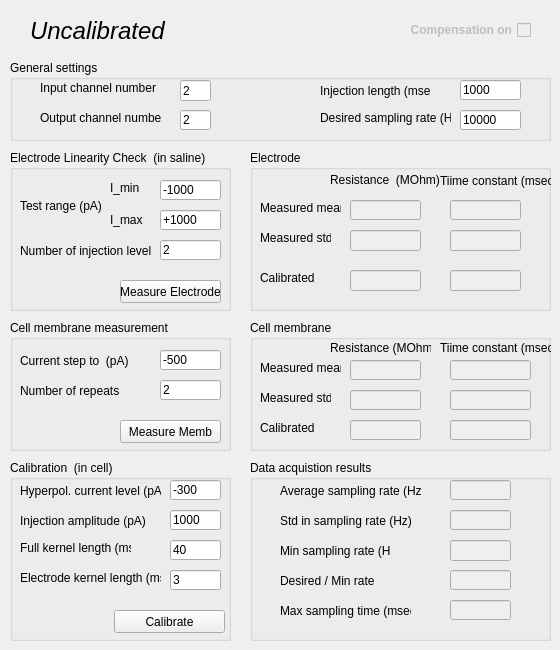
   <widget class="QWidget" name="electrode3">
    <attribute name="title">
     <string>Electrode 3</string>
    </attribute>
    <widget class="QGroupBox" name="gbLinCheck_5">
     <property name="enabled">
      <bool>true</bool>
     </property>
     <property name="geometry">
      <rect>
       <x>10</x>
       <y>320</y>
       <width>221</width>
       <height>131</height>
      </rect>
     </property>
     <property name="title">
      <string>Cell membrane measurement</string>
     </property>
     <widget class="QLineEdit" name="leMembIStep_3">
      <property name="geometry">
       <rect>
        <x>150</x>
        <y>30</y>
        <width>61</width>
        <height>20</height>
       </rect>
      </property>
      <property name="text">
       <string>-500</string>
      </property>
     </widget>
     <widget class="QLabel" name="label_56">
      <property name="geometry">
       <rect>
        <x>10</x>
        <y>60</y>
        <width>121</width>
        <height>21</height>
       </rect>
      </property>
      <property name="text">
       <string>Number of repeats</string>
      </property>
     </widget>
     <widget class="QLabel" name="label_57">
      <property name="geometry">
       <rect>
        <x>10</x>
        <y>30</y>
        <width>111</width>
        <height>21</height>
       </rect>
      </property>
      <property name="text">
       <string>Current step to  (pA)</string>
      </property>
     </widget>
     <widget class="QLineEdit" name="leMembRepNum_3">
      <property name="geometry">
       <rect>
        <x>150</x>
        <y>60</y>
        <width>61</width>
        <height>20</height>
       </rect>
      </property>
      <property name="text">
       <string>2</string>
      </property>
     </widget>
     <widget class="QPushButton" name="membMeasButton_3">
      <property name="geometry">
       <rect>
        <x>110</x>
        <y>100</y>
        <width>101</width>
        <height>23</height>
       </rect>
      </property>
      <property name="text">
       <string>Measure Memb</string>
      </property>
     </widget>
    </widget>
    <widget class="QGroupBox" name="gbLinCheck_6">
     <property name="enabled">
      <bool>true</bool>
     </property>
     <property name="geometry">
      <rect>
       <x>10</x>
       <y>150</y>
       <width>221</width>
       <height>161</height>
      </rect>
     </property>
     <property name="title">
      <string>Electrode Linearity Check  (in saline)</string>
     </property>
     <widget class="QLineEdit" name="leElecMinCurrent_3">
      <property name="geometry">
       <rect>
        <x>150</x>
        <y>30</y>
        <width>61</width>
        <height>20</height>
       </rect>
      </property>
      <property name="text">
       <string>-1000</string>
      </property>
     </widget>
     <widget class="QLineEdit" name="leElecMaxCurrent_3">
      <property name="geometry">
       <rect>
        <x>150</x>
        <y>60</y>
        <width>61</width>
        <height>20</height>
       </rect>
      </property>
      <property name="text">
       <string>+1000</string>
      </property>
     </widget>
     <widget class="QLabel" name="label_58">
      <property name="geometry">
       <rect>
        <x>100</x>
        <y>30</y>
        <width>71</width>
        <height>16</height>
       </rect>
      </property>
      <property name="text">
       <string>I_min</string>
      </property>
     </widget>
     <widget class="QLabel" name="label_59">
      <property name="geometry">
       <rect>
        <x>100</x>
        <y>60</y>
        <width>71</width>
        <height>20</height>
       </rect>
      </property>
      <property name="text">
       <string>I_max</string>
      </property>
     </widget>
     <widget class="QLabel" name="label_60">
      <property name="geometry">
       <rect>
        <x>10</x>
        <y>90</y>
        <width>131</width>
        <height>21</height>
       </rect>
      </property>
      <property name="text">
       <string>Number of injection levels</string>
      </property>
     </widget>
     <widget class="QLabel" name="label_61">
      <property name="geometry">
       <rect>
        <x>10</x>
        <y>40</y>
        <width>81</width>
        <height>31</height>
       </rect>
      </property>
      <property name="text">
       <string>Test range (pA)</string>
      </property>
     </widget>
     <widget class="QLineEdit" name="leElecLevelNum_3">
      <property name="geometry">
       <rect>
        <x>150</x>
        <y>90</y>
        <width>61</width>
        <height>20</height>
       </rect>
      </property>
      <property name="text">
       <string>2</string>
      </property>
     </widget>
     <widget class="QPushButton" name="elecMeasButton_3">
      <property name="geometry">
       <rect>
        <x>110</x>
        <y>130</y>
        <width>101</width>
        <height>23</height>
       </rect>
      </property>
      <property name="text">
       <string>Measure Electrode</string>
      </property>
     </widget>
    </widget>
    <widget class="QLabel" name="lInfo_3">
     <property name="geometry">
      <rect>
       <x>30</x>
       <y>10</y>
       <width>371</width>
       <height>41</height>
      </rect>
     </property>
     <property name="font">
      <font>
       <pointsize>18</pointsize>
       <italic>true</italic>
      </font>
     </property>
     <property name="text">
      <string>Uncalibrated</string>
     </property>
    </widget>
    <widget class="QGroupBox" name="groupBox_7">
     <property name="geometry">
      <rect>
       <x>250</x>
       <y>460</y>
       <width>301</width>
       <height>181</height>
      </rect>
     </property>
     <property name="title">
      <string>Data acquistion results</string>
     </property>
     <widget class="QLabel" name="label_62">
      <property name="geometry">
       <rect>
        <x>30</x>
        <y>20</y>
        <width>141</width>
        <height>21</height>
       </rect>
      </property>
      <property name="text">
       <string>Average sampling rate (Hz)</string>
      </property>
     </widget>
     <widget class="QLabel" name="label_63">
      <property name="geometry">
       <rect>
        <x>30</x>
        <y>80</y>
        <width>111</width>
        <height>21</height>
       </rect>
      </property>
      <property name="text">
       <string>Min sampling rate (Hz)</string>
      </property>
     </widget>
     <widget class="QLineEdit" name="leAverSamplRate_3">
      <property name="enabled">
       <bool>false</bool>
      </property>
      <property name="geometry">
       <rect>
        <x>200</x>
        <y>20</y>
        <width>61</width>
        <height>20</height>
       </rect>
      </property>
     </widget>
     <widget class="QLineEdit" name="leMinSRate_3">
      <property name="enabled">
       <bool>false</bool>
      </property>
      <property name="geometry">
       <rect>
        <x>200</x>
        <y>80</y>
        <width>61</width>
        <height>21</height>
       </rect>
      </property>
     </widget>
     <widget class="QLabel" name="label_64">
      <property name="geometry">
       <rect>
        <x>30</x>
        <y>50</y>
        <width>131</width>
        <height>21</height>
       </rect>
      </property>
      <property name="text">
       <string>Std in sampling rate (Hz)</string>
      </property>
     </widget>
     <widget class="QLineEdit" name="leSTDSamplingRate_3">
      <property name="enabled">
       <bool>false</bool>
      </property>
      <property name="geometry">
       <rect>
        <x>200</x>
        <y>50</y>
        <width>61</width>
        <height>20</height>
       </rect>
      </property>
     </widget>
     <widget class="QLineEdit" name="leDesPerMinRate_3">
      <property name="enabled">
       <bool>false</bool>
      </property>
      <property name="geometry">
       <rect>
        <x>200</x>
        <y>110</y>
        <width>61</width>
        <height>20</height>
       </rect>
      </property>
     </widget>
     <widget class="QLabel" name="label_65">
      <property name="geometry">
       <rect>
        <x>30</x>
        <y>110</y>
        <width>111</width>
        <height>21</height>
       </rect>
      </property>
      <property name="text">
       <string>Desired / Min rate </string>
      </property>
     </widget>
     <widget class="QLabel" name="label_66">
      <property name="geometry">
       <rect>
        <x>30</x>
        <y>140</y>
        <width>131</width>
        <height>21</height>
       </rect>
      </property>
      <property name="text">
       <string>Max sampling time (msec)</string>
      </property>
     </widget>
     <widget class="QLineEdit" name="leMaxSTime_3">
      <property name="enabled">
       <bool>false</bool>
      </property>
      <property name="geometry">
       <rect>
        <x>200</x>
        <y>140</y>
        <width>61</width>
        <height>20</height>
       </rect>
      </property>
     </widget>
    </widget>
    <widget class="QGroupBox" name="groupBox_9">
     <property name="geometry">
      <rect>
       <x>250</x>
       <y>150</y>
       <width>301</width>
       <height>161</height>
      </rect>
     </property>
     <property name="title">
      <string>Electrode</string>
     </property>
     <widget class="QLabel" name="label_74">
      <property name="geometry">
       <rect>
        <x>190</x>
        <y>20</y>
        <width>111</width>
        <height>21</height>
       </rect>
      </property>
      <property name="text">
       <string>Tiime constant (msec)</string>
      </property>
     </widget>
     <widget class="QLabel" name="label_75">
      <property name="geometry">
       <rect>
        <x>10</x>
        <y>50</y>
        <width>81</width>
        <height>16</height>
       </rect>
      </property>
      <property name="text">
       <string>Measured mean</string>
      </property>
     </widget>
     <widget class="QLineEdit" name="leElecMeasRes_3">
      <property name="enabled">
       <bool>false</bool>
      </property>
      <property name="geometry">
       <rect>
        <x>100</x>
        <y>50</y>
        <width>71</width>
        <height>20</height>
       </rect>
      </property>
     </widget>
     <widget class="QLineEdit" name="leElecCalibRes_3">
      <property name="enabled">
       <bool>false</bool>
      </property>
      <property name="geometry">
       <rect>
        <x>100</x>
        <y>120</y>
        <width>71</width>
        <height>21</height>
       </rect>
      </property>
     </widget>
     <widget class="QLabel" name="label_76">
      <property name="geometry">
       <rect>
        <x>80</x>
        <y>20</y>
        <width>111</width>
        <height>20</height>
       </rect>
      </property>
      <property name="text">
       <string>Resistance  (MOhm)</string>
      </property>
     </widget>
     <widget class="QLabel" name="label_77">
      <property name="geometry">
       <rect>
        <x>10</x>
        <y>120</y>
        <width>61</width>
        <height>16</height>
       </rect>
      </property>
      <property name="text">
       <string>Calibrated</string>
      </property>
     </widget>
     <widget class="QLineEdit" name="leElecMeasTime_3">
      <property name="enabled">
       <bool>false</bool>
      </property>
      <property name="geometry">
       <rect>
        <x>200</x>
        <y>50</y>
        <width>71</width>
        <height>20</height>
       </rect>
      </property>
     </widget>
     <widget class="QLineEdit" name="leElecResStd_3">
      <property name="enabled">
       <bool>false</bool>
      </property>
      <property name="geometry">
       <rect>
        <x>100</x>
        <y>80</y>
        <width>71</width>
        <height>21</height>
       </rect>
      </property>
     </widget>
     <widget class="QLabel" name="label_78">
      <property name="geometry">
       <rect>
        <x>10</x>
        <y>80</y>
        <width>71</width>
        <height>16</height>
       </rect>
      </property>
      <property name="text">
       <string>Measured std</string>
      </property>
     </widget>
     <widget class="QLineEdit" name="leElecTimeStd_3">
      <property name="enabled">
       <bool>false</bool>
      </property>
      <property name="geometry">
       <rect>
        <x>200</x>
        <y>80</y>
        <width>71</width>
        <height>21</height>
       </rect>
      </property>
     </widget>
    </widget>
    <widget class="QGroupBox" name="gbGeneral_3">
     <property name="geometry">
      <rect>
       <x>10</x>
       <y>60</y>
       <width>541</width>
       <height>81</height>
      </rect>
     </property>
     <property name="title">
      <string>General settings</string>
     </property>
     <widget class="QLineEdit" name="leGenOutChannelNum_3">
      <property name="geometry">
       <rect>
        <x>170</x>
        <y>50</y>
        <width>31</width>
        <height>20</height>
       </rect>
      </property>
      <property name="layoutDirection">
       <enum>Qt::RightToLeft</enum>
      </property>
      <property name="text">
       <string>2</string>
      </property>
     </widget>
     <widget class="QLabel" name="label_79">
      <property name="geometry">
       <rect>
        <x>30</x>
        <y>20</y>
        <width>121</width>
        <height>16</height>
       </rect>
      </property>
      <property name="text">
       <string>Input channel number</string>
      </property>
     </widget>
     <widget class="QLineEdit" name="leGenInjLen_3">
      <property name="geometry">
       <rect>
        <x>450</x>
        <y>20</y>
        <width>61</width>
        <height>20</height>
       </rect>
      </property>
      <property name="text">
       <string>1000</string>
      </property>
     </widget>
     <widget class="QLineEdit" name="leGenSamplingRate_3">
      <property name="geometry">
       <rect>
        <x>450</x>
        <y>50</y>
        <width>61</width>
        <height>20</height>
       </rect>
      </property>
      <property name="text">
       <string>10000</string>
      </property>
     </widget>
     <widget class="QLabel" name="label_80">
      <property name="geometry">
       <rect>
        <x>30</x>
        <y>50</y>
        <width>121</width>
        <height>16</height>
       </rect>
      </property>
      <property name="text">
       <string>Output channel number</string>
      </property>
     </widget>
     <widget class="QLabel" name="label_81">
      <property name="geometry">
       <rect>
        <x>310</x>
        <y>20</y>
        <width>111</width>
        <height>21</height>
       </rect>
      </property>
      <property name="text">
       <string>Injection length (msec)</string>
      </property>
     </widget>
     <widget class="QLabel" name="label_82">
      <property name="geometry">
       <rect>
        <x>310</x>
        <y>50</y>
        <width>131</width>
        <height>16</height>
       </rect>
      </property>
      <property name="text">
       <string>Desired sampling rate (Hz)</string>
      </property>
     </widget>
     <widget class="QLineEdit" name="leGenInChannelNum_3">
      <property name="geometry">
       <rect>
        <x>170</x>
        <y>20</y>
        <width>31</width>
        <height>21</height>
       </rect>
      </property>
      <property name="layoutDirection">
       <enum>Qt::RightToLeft</enum>
      </property>
      <property name="text">
       <string>2</string>
      </property>
     </widget>
    </widget>
    <widget class="QCheckBox" name="cbCompOn_3">
     <property name="enabled">
      <bool>false</bool>
     </property>
     <property name="geometry">
      <rect>
       <x>410</x>
       <y>20</y>
       <width>121</width>
       <height>20</height>
      </rect>
     </property>
     <property name="font">
      <font>
       <weight>75</weight>
       <bold>true</bold>
      </font>
     </property>
     <property name="layoutDirection">
      <enum>Qt::RightToLeft</enum>
     </property>
     <property name="text">
      <string>Compensation on</string>
     </property>
     <property name="checkable">
      <bool>false</bool>
     </property>
    </widget>
    <widget class="QGroupBox" name="gbCalibration_3">
     <property name="enabled">
      <bool>true</bool>
     </property>
     <property name="geometry">
      <rect>
       <x>10</x>
       <y>460</y>
       <width>221</width>
       <height>181</height>
      </rect>
     </property>
     <property name="title">
      <string>Calibration  (in cell)</string>
     </property>
     <widget class="QPushButton" name="calibrateButton_3">
      <property name="geometry">
       <rect>
        <x>104</x>
        <y>150</y>
        <width>111</width>
        <height>23</height>
       </rect>
      </property>
      <property name="text">
       <string>Calibrate</string>
      </property>
      <property name="checkable">
       <bool>false</bool>
      </property>
      <property name="autoDefault">
       <bool>true</bool>
      </property>
     </widget>
     <widget class="QLabel" name="label_71">
      <property name="geometry">
       <rect>
        <x>10</x>
        <y>50</y>
        <width>131</width>
        <height>21</height>
       </rect>
      </property>
      <property name="text">
       <string>Injection amplitude (pA)</string>
      </property>
     </widget>
     <widget class="QLineEdit" name="leCalInjAmp_3">
      <property name="geometry">
       <rect>
        <x>160</x>
        <y>50</y>
        <width>51</width>
        <height>20</height>
       </rect>
      </property>
      <property name="text">
       <string>1000</string>
      </property>
     </widget>
     <widget class="QLabel" name="label_72">
      <property name="geometry">
       <rect>
        <x>10</x>
        <y>80</y>
        <width>111</width>
        <height>16</height>
       </rect>
      </property>
      <property name="text">
       <string>Full kernel length (ms)</string>
      </property>
     </widget>
     <widget class="QLabel" name="label_73">
      <property name="geometry">
       <rect>
        <x>10</x>
        <y>110</y>
        <width>141</width>
        <height>16</height>
       </rect>
      </property>
      <property name="text">
       <string>Electrode kernel length (ms)</string>
      </property>
     </widget>
     <widget class="QLineEdit" name="leCalFKLen_3">
      <property name="geometry">
       <rect>
        <x>160</x>
        <y>80</y>
        <width>51</width>
        <height>20</height>
       </rect>
      </property>
      <property name="text">
       <string>40</string>
      </property>
     </widget>
     <widget class="QLineEdit" name="leCalEKLen_3">
      <property name="geometry">
       <rect>
        <x>160</x>
        <y>110</y>
        <width>51</width>
        <height>20</height>
       </rect>
      </property>
      <property name="text">
       <string>3</string>
      </property>
     </widget>
     <widget class="QLineEdit" name="leHyperpolCurr_3">
      <property name="geometry">
       <rect>
        <x>160</x>
        <y>20</y>
        <width>51</width>
        <height>20</height>
       </rect>
      </property>
      <property name="text">
       <string>-300</string>
      </property>
     </widget>
     <widget class="QLabel" name="label_112">
      <property name="geometry">
       <rect>
        <x>10</x>
        <y>20</y>
        <width>141</width>
        <height>21</height>
       </rect>
      </property>
      <property name="text">
       <string>Hyperpol. current level (pA)</string>
      </property>
     </widget>
    </widget>
    <widget class="QGroupBox" name="groupBox_11">
     <property name="geometry">
      <rect>
       <x>250</x>
       <y>320</y>
       <width>301</width>
       <height>131</height>
      </rect>
     </property>
     <property name="title">
      <string>Cell membrane</string>
     </property>
     <widget class="QLabel" name="label_94">
      <property name="geometry">
       <rect>
        <x>190</x>
        <y>20</y>
        <width>111</width>
        <height>16</height>
       </rect>
      </property>
      <property name="text">
       <string>Tiime constant (msec)</string>
      </property>
     </widget>
     <widget class="QLabel" name="label_95">
      <property name="geometry">
       <rect>
        <x>10</x>
        <y>40</y>
        <width>81</width>
        <height>16</height>
       </rect>
      </property>
      <property name="text">
       <string>Measured mean</string>
      </property>
     </widget>
     <widget class="QLineEdit" name="leCellMeasRes_3">
      <property name="enabled">
       <bool>false</bool>
      </property>
      <property name="geometry">
       <rect>
        <x>100</x>
        <y>40</y>
        <width>71</width>
        <height>20</height>
       </rect>
      </property>
     </widget>
     <widget class="QLineEdit" name="leCellCalibRes_3">
      <property name="enabled">
       <bool>false</bool>
      </property>
      <property name="geometry">
       <rect>
        <x>100</x>
        <y>100</y>
        <width>71</width>
        <height>20</height>
       </rect>
      </property>
     </widget>
     <widget class="QLabel" name="label_96">
      <property name="geometry">
       <rect>
        <x>80</x>
        <y>20</y>
        <width>101</width>
        <height>16</height>
       </rect>
      </property>
      <property name="text">
       <string>Resistance (MOhm)</string>
      </property>
     </widget>
     <widget class="QLabel" name="label_97">
      <property name="geometry">
       <rect>
        <x>10</x>
        <y>100</y>
        <width>61</width>
        <height>16</height>
       </rect>
      </property>
      <property name="text">
       <string>Calibrated</string>
      </property>
     </widget>
     <widget class="QLineEdit" name="leCellMeasTime_3">
      <property name="enabled">
       <bool>false</bool>
      </property>
      <property name="geometry">
       <rect>
        <x>200</x>
        <y>40</y>
        <width>81</width>
        <height>20</height>
       </rect>
      </property>
     </widget>
     <widget class="QLineEdit" name="leCellCalibTime_3">
      <property name="enabled">
       <bool>false</bool>
      </property>
      <property name="geometry">
       <rect>
        <x>200</x>
        <y>100</y>
        <width>81</width>
        <height>20</height>
       </rect>
      </property>
     </widget>
     <widget class="QLabel" name="label_241">
      <property name="geometry">
       <rect>
        <x>10</x>
        <y>70</y>
        <width>71</width>
        <height>16</height>
       </rect>
      </property>
      <property name="text">
       <string>Measured std</string>
      </property>
     </widget>
     <widget class="QLineEdit" name="leCellResStd_3">
      <property name="enabled">
       <bool>false</bool>
      </property>
      <property name="geometry">
       <rect>
        <x>100</x>
        <y>70</y>
        <width>71</width>
        <height>20</height>
       </rect>
      </property>
     </widget>
     <widget class="QLineEdit" name="leCellTimeStd_3">
      <property name="enabled">
       <bool>false</bool>
      </property>
      <property name="geometry">
       <rect>
        <x>200</x>
        <y>70</y>
        <width>81</width>
        <height>20</height>
       </rect>
      </property>
     </widget>
    </widget>
    <widget class="QLineEdit" name="leElecCalibTime_3">
     <property name="enabled">
      <bool>false</bool>
     </property>
     <property name="geometry">
      <rect>
       <x>450</x>
       <y>270</y>
       <width>71</width>
       <height>21</height>
      </rect>
     </property>
    </widget>
   </widget>
